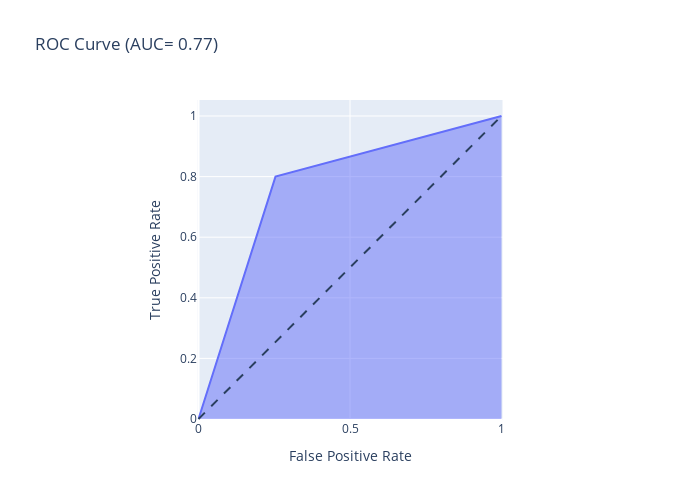

The notebook cell saved with this chart:
### Markdown cell above
**Using Plotly**

### Code cell
# y_predict_proba = mygrid.predict_proba(X_test)[:,1]
y_predict_proba_test = mygrid_trainset.predict_proba(X_test)[:,1] >= 0.2
fpr,tpr, thresholds = roc_curve(y_test,y_predict_proba_test)
auc_score = roc_auc_score(y_test,y_predict_proba_test)

fig = px.area(
    x=fpr, y=tpr,
    title=f'ROC Curve (AUC= {auc_score:.2f})',
    labels=dict(x='False Positive Rate', y='True Positive Rate'),
    width=700, height=500
)

fig.add_shape(
    type ='line',line=dict(dash='dash'),
    x0=0,x1=1,y0=0,y1=1
)

fig.update_yaxes(scaleanchor='x', scaleratio=1)
fig.update_xaxes(constrain='domain')
fig.show()

### Figure 1 — Plotly figure (JSON) as saved in the notebook; plotly's stock layout.template omitted (floating-point values rounded to 4 significant figures)
{"data": [{"fillpattern": {"shape": ""}, "hovertemplate": "False Positive Rate=%{x}<br>True Positive Rate=%{y}<extra></extra>", "legendgroup": "", "line": {"color": "#636efa"}, "marker": {"symbol": "circle"}, "mode": "lines", "name": "", "orientation": "v", "showlegend": false, "stackgroup": "1", "type": "scatter", "x": [0, 0.2541, 1], "xaxis": "x", "y": [0, 0.8, 1], "yaxis": "y"}], "layout": {"height": 500, "legend": {"tracegroupgap": 0}, "shapes": [{"line": {"dash": "dash"}, "type": "line", "x0": 0, "x1": 1, "y0": 0, "y1": 1}], "title": {"text": "ROC Curve (AUC= 0.77)"}, "width": 700, "xaxis": {"anchor": "y", "constrain": "domain", "domain": [0, 1], "title": {"text": "False Positive Rate"}}, "yaxis": {"anchor": "x", "domain": [0, 1], "scaleanchor": "x", "scaleratio": 1, "title": {"text": "True Positive Rate"}}}}
